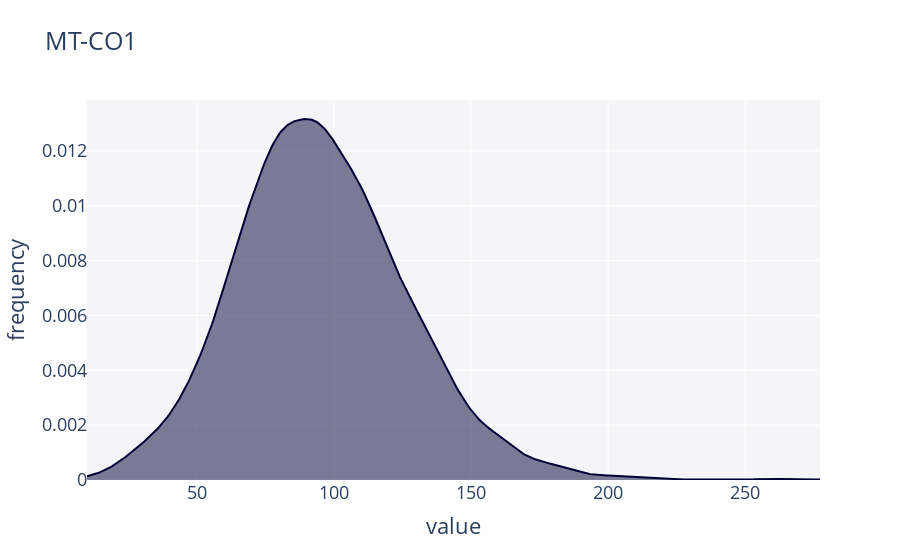

This figure's notebook cell:
### Code cell
dist_1d(data1_cd4['MT-CO3'], title=name_1)

### Figure 1 — Plotly figure (JSON) as saved in the notebook; plotly's stock layout.template omitted (floating-point values rounded to 4 significant figures; data arrays with more than 128 entries replaced by an {"elided": "..."} marker saying what was removed)
{"data": [{"fill": "tozeroy", "hovertemplate": "<b>None</b><br>Frequency: %{y}<extra></extra>", "marker": {"color": "#000036"}, "mode": "lines", "showlegend": true, "type": "scatter", "x": {"elided": "500 float values"}, "xaxis": "x", "y": {"elided": "500 float values"}, "yaxis": "y"}], "layout": {"barmode": "overlay", "font": {"size": 18}, "hovermode": "closest", "legend": {"traceorder": "reversed"}, "plot_bgcolor": "#F5F5F8", "showlegend": false, "title": {"text": "MT-CO1"}, "xaxis": {"anchor": "y2", "domain": [0, 1], "title": {"text": "value"}, "zeroline": false}, "yaxis": {"anchor": "free", "domain": [0, 1], "position": 0, "title": {"text": "frequency"}}}}
